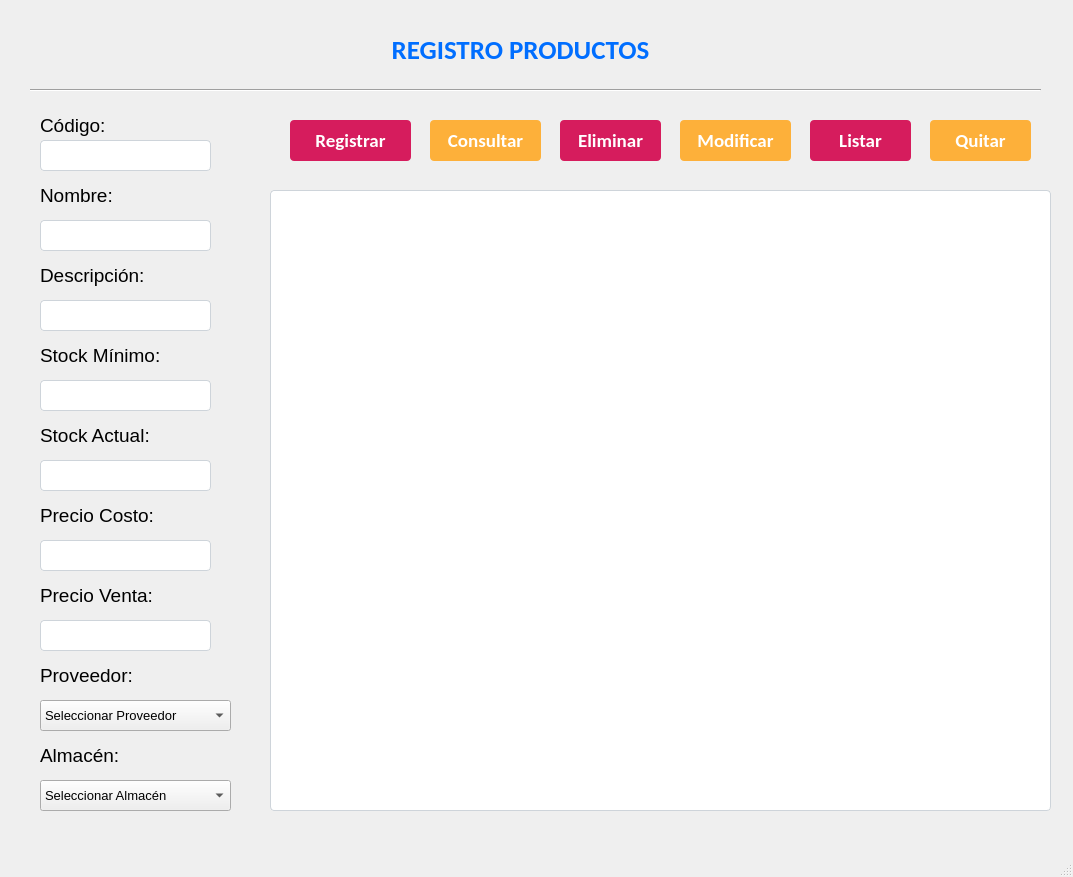
<?xml version="1.0" encoding="UTF-8"?>
<ui version="4.0">
 <class>MainWindow</class>
 <widget class="QMainWindow" name="MainWindow">
  <property name="geometry">
   <rect>
    <x>0</x>
    <y>0</y>
    <width>1073</width>
    <height>877</height>
   </rect>
  </property>
  <property name="windowTitle">
   <string>MainWindow</string>
  </property>
  <widget class="QWidget" name="centralwidget">
   <widget class="QPushButton" name="btnListar">
    <property name="geometry">
     <rect>
      <x>810</x>
      <y>120</y>
      <width>101</width>
      <height>41</height>
     </rect>
    </property>
    <property name="font">
     <font>
      <family>Calibri</family>
      <pointsize>14</pointsize>
      <weight>75</weight>
      <bold>true</bold>
     </font>
    </property>
    <property name="cursor">
     <cursorShape>PointingHandCursor</cursorShape>
    </property>
    <property name="styleSheet">
     <string notr="true">QPushButton {
	background-color:#d61c5d;
	border-radius: 4px;
	color: #ffffff;
	padding: 10px;
}

</string>
    </property>
    <property name="text">
     <string>Listar</string>
    </property>
   </widget>
   <widget class="QPushButton" name="btnEliminar">
    <property name="geometry">
     <rect>
      <x>560</x>
      <y>120</y>
      <width>101</width>
      <height>41</height>
     </rect>
    </property>
    <property name="font">
     <font>
      <family>Calibri</family>
      <pointsize>14</pointsize>
      <weight>75</weight>
      <bold>true</bold>
     </font>
    </property>
    <property name="cursor">
     <cursorShape>PointingHandCursor</cursorShape>
    </property>
    <property name="styleSheet">
     <string notr="true">QPushButton {
	background-color:#d61c5d;
	border-radius: 4px;
	color: #ffffff;
	padding: 10px;
}

</string>
    </property>
    <property name="text">
     <string>Eliminar</string>
    </property>
   </widget>
   <widget class="QPushButton" name="btnModificar">
    <property name="geometry">
     <rect>
      <x>680</x>
      <y>120</y>
      <width>111</width>
      <height>41</height>
     </rect>
    </property>
    <property name="font">
     <font>
      <family>Calibri</family>
      <pointsize>14</pointsize>
      <weight>75</weight>
      <bold>true</bold>
     </font>
    </property>
    <property name="cursor">
     <cursorShape>PointingHandCursor</cursorShape>
    </property>
    <property name="styleSheet">
     <string notr="true">QPushButton {
	background-color:#fdb03a;
	border-radius: 4px;
	color: #ffffff;
	padding: 10px;
}

</string>
    </property>
    <property name="text">
     <string>Modificar</string>
    </property>
   </widget>
   <widget class="QPushButton" name="btnRegistrar">
    <property name="geometry">
     <rect>
      <x>290</x>
      <y>120</y>
      <width>121</width>
      <height>41</height>
     </rect>
    </property>
    <property name="font">
     <font>
      <family>Calibri</family>
      <pointsize>14</pointsize>
      <weight>75</weight>
      <italic>false</italic>
      <bold>true</bold>
     </font>
    </property>
    <property name="cursor">
     <cursorShape>PointingHandCursor</cursorShape>
    </property>
    <property name="styleSheet">
     <string notr="true">QPushButton {
	background-color:#d61c5d;
	border-radius: 4px;
	color: #ffffff;
	padding: 10px;
}
</string>
    </property>
    <property name="text">
     <string>Registrar</string>
    </property>
   </widget>
   <widget class="QPushButton" name="btnQuitar">
    <property name="geometry">
     <rect>
      <x>930</x>
      <y>120</y>
      <width>101</width>
      <height>41</height>
     </rect>
    </property>
    <property name="font">
     <font>
      <family>Calibri</family>
      <pointsize>14</pointsize>
      <weight>75</weight>
      <bold>true</bold>
     </font>
    </property>
    <property name="cursor">
     <cursorShape>PointingHandCursor</cursorShape>
    </property>
    <property name="styleSheet">
     <string notr="true">QPushButton {
	background-color:#fdb03a;
	border-radius: 4px;
	color: #ffffff;
	padding: 10px;
}

</string>
    </property>
    <property name="text">
     <string>Quitar</string>
    </property>
   </widget>
   <widget class="QPushButton" name="btnConsultar">
    <property name="geometry">
     <rect>
      <x>430</x>
      <y>120</y>
      <width>111</width>
      <height>41</height>
     </rect>
    </property>
    <property name="font">
     <font>
      <family>Calibri</family>
      <pointsize>14</pointsize>
      <weight>75</weight>
      <bold>true</bold>
     </font>
    </property>
    <property name="cursor">
     <cursorShape>PointingHandCursor</cursorShape>
    </property>
    <property name="styleSheet">
     <string notr="true">QPushButton {
	background-color:#fdb03a;
	border-radius: 4px;
	color: #ffffff;
	padding: 10px;
}

</string>
    </property>
    <property name="text">
     <string>Consultar</string>
    </property>
   </widget>
   <widget class="Line" name="line">
    <property name="geometry">
     <rect>
      <x>30</x>
      <y>80</y>
      <width>1011</width>
      <height>20</height>
     </rect>
    </property>
    <property name="orientation">
     <enum>Qt::Horizontal</enum>
    </property>
   </widget>
   <widget class="QLineEdit" name="txtStockMinimo">
    <property name="geometry">
     <rect>
      <x>40</x>
      <y>380</y>
      <width>171</width>
      <height>31</height>
     </rect>
    </property>
    <property name="font">
     <font>
      <pointsize>10</pointsize>
     </font>
    </property>
    <property name="styleSheet">
     <string notr="true">QLineEdit {
	background-color: rgb(255, 255, 255);
	border-radius: 4px;
	padding: 6px;
	border: 1px solid #ced4da;
}

QLineEdit:focus {
	border: 1px solid #8a9197;
}</string>
    </property>
   </widget>
   <widget class="QLineEdit" name="txtPrecioCosto">
    <property name="geometry">
     <rect>
      <x>40</x>
      <y>540</y>
      <width>171</width>
      <height>31</height>
     </rect>
    </property>
    <property name="font">
     <font>
      <pointsize>10</pointsize>
     </font>
    </property>
    <property name="styleSheet">
     <string notr="true">QLineEdit {
	background-color: rgb(255, 255, 255);
	border-radius: 4px;
	padding: 6px;
	border: 1px solid #ced4da;
}

QLineEdit:focus {
	border: 1px solid #8a9197;
}</string>
    </property>
   </widget>
   <widget class="QLineEdit" name="txtDescripcion">
    <property name="geometry">
     <rect>
      <x>40</x>
      <y>300</y>
      <width>171</width>
      <height>31</height>
     </rect>
    </property>
    <property name="font">
     <font>
      <pointsize>10</pointsize>
     </font>
    </property>
    <property name="styleSheet">
     <string notr="true">QLineEdit {
	background-color: rgb(255, 255, 255);
	border-radius: 4px;
	padding: 6px;
	border: 1px solid #ced4da;
}

QLineEdit:focus {
	border: 1px solid #8a9197;
}</string>
    </property>
   </widget>
   <widget class="QLineEdit" name="txtStockActual">
    <property name="geometry">
     <rect>
      <x>40</x>
      <y>460</y>
      <width>171</width>
      <height>31</height>
     </rect>
    </property>
    <property name="font">
     <font>
      <pointsize>10</pointsize>
     </font>
    </property>
    <property name="styleSheet">
     <string notr="true">QLineEdit {
	background-color: rgb(255, 255, 255);
	border-radius: 4px;
	padding: 6px;
	border: 1px solid #ced4da;
}

QLineEdit:focus {
	border: 1px solid #8a9197;
}</string>
    </property>
   </widget>
   <widget class="QLineEdit" name="txtNombre">
    <property name="geometry">
     <rect>
      <x>40</x>
      <y>220</y>
      <width>171</width>
      <height>31</height>
     </rect>
    </property>
    <property name="font">
     <font>
      <pointsize>10</pointsize>
     </font>
    </property>
    <property name="focusPolicy">
     <enum>Qt::StrongFocus</enum>
    </property>
    <property name="styleSheet">
     <string notr="true">QLineEdit {
	background-color: rgb(255, 255, 255);
	border-radius: 4px;
	padding: 6px;
	border: 1px solid #ced4da;
}

QLineEdit:focus {
	border: 1px solid #8a9197;
}</string>
    </property>
   </widget>
   <widget class="QTableWidget" name="tblProductos">
    <property name="geometry">
     <rect>
      <x>270</x>
      <y>190</y>
      <width>781</width>
      <height>621</height>
     </rect>
    </property>
    <property name="styleSheet">
     <string notr="true">QTableWidget {
	background-color: rgb(255, 255, 255);
	border-radius: 4px;
	padding: 6px;
	border: 1px solid #ced4da;
}</string>
    </property>
   </widget>
   <widget class="QLabel" name="label">
    <property name="geometry">
     <rect>
      <x>40</x>
      <y>30</y>
      <width>961</width>
      <height>41</height>
     </rect>
    </property>
    <property name="font">
     <font>
      <family>Calibri</family>
      <pointsize>20</pointsize>
      <weight>75</weight>
      <bold>true</bold>
     </font>
    </property>
    <property name="styleSheet">
     <string notr="true"/>
    </property>
    <property name="text">
     <string>&lt;html&gt;&lt;head/&gt;&lt;body&gt;&lt;p align=&quot;center&quot;&gt;&lt;span style=&quot; color:#006eff;&quot;&gt;REGISTRO PRODUCTOS&lt;/span&gt;&lt;/p&gt;&lt;/body&gt;&lt;/html&gt;</string>
    </property>
   </widget>
   <widget class="QLabel" name="label_9">
    <property name="geometry">
     <rect>
      <x>40</x>
      <y>110</y>
      <width>71</width>
      <height>31</height>
     </rect>
    </property>
    <property name="font">
     <font>
      <family>MS Shell Dlg 2</family>
      <pointsize>14</pointsize>
      <weight>50</weight>
      <bold>false</bold>
     </font>
    </property>
    <property name="text">
     <string>&lt;html&gt;&lt;head/&gt;&lt;body&gt;&lt;p&gt;Código:&lt;/p&gt;&lt;/body&gt;&lt;/html&gt;</string>
    </property>
   </widget>
   <widget class="QLabel" name="label_11">
    <property name="geometry">
     <rect>
      <x>40</x>
      <y>180</y>
      <width>111</width>
      <height>31</height>
     </rect>
    </property>
    <property name="font">
     <font>
      <family>MS Shell Dlg 2</family>
      <pointsize>14</pointsize>
      <weight>50</weight>
      <bold>false</bold>
     </font>
    </property>
    <property name="text">
     <string>&lt;html&gt;&lt;head/&gt;&lt;body&gt;&lt;p&gt;Nombre:&lt;/p&gt;&lt;/body&gt;&lt;/html&gt;</string>
    </property>
   </widget>
   <widget class="QLabel" name="label_12">
    <property name="geometry">
     <rect>
      <x>40</x>
      <y>260</y>
      <width>151</width>
      <height>31</height>
     </rect>
    </property>
    <property name="font">
     <font>
      <family>MS Shell Dlg 2</family>
      <pointsize>14</pointsize>
      <weight>50</weight>
      <bold>false</bold>
     </font>
    </property>
    <property name="text">
     <string>&lt;html&gt;&lt;head/&gt;&lt;body&gt;&lt;p&gt;Descripción:&lt;/p&gt;&lt;/body&gt;&lt;/html&gt;</string>
    </property>
   </widget>
   <widget class="QLabel" name="label_13">
    <property name="geometry">
     <rect>
      <x>40</x>
      <y>340</y>
      <width>151</width>
      <height>31</height>
     </rect>
    </property>
    <property name="font">
     <font>
      <family>MS Shell Dlg 2</family>
      <pointsize>14</pointsize>
      <weight>50</weight>
      <bold>false</bold>
     </font>
    </property>
    <property name="text">
     <string>&lt;html&gt;&lt;head/&gt;&lt;body&gt;&lt;p&gt;Stock Mínimo:&lt;/p&gt;&lt;/body&gt;&lt;/html&gt;</string>
    </property>
   </widget>
   <widget class="QLabel" name="label_14">
    <property name="geometry">
     <rect>
      <x>40</x>
      <y>500</y>
      <width>151</width>
      <height>31</height>
     </rect>
    </property>
    <property name="font">
     <font>
      <family>MS Shell Dlg 2</family>
      <pointsize>14</pointsize>
      <weight>50</weight>
      <bold>false</bold>
     </font>
    </property>
    <property name="text">
     <string>&lt;html&gt;&lt;head/&gt;&lt;body&gt;&lt;p&gt;Precio Costo:&lt;/p&gt;&lt;/body&gt;&lt;/html&gt;</string>
    </property>
   </widget>
   <widget class="QLabel" name="label_15">
    <property name="geometry">
     <rect>
      <x>40</x>
      <y>420</y>
      <width>151</width>
      <height>31</height>
     </rect>
    </property>
    <property name="font">
     <font>
      <family>MS Shell Dlg 2</family>
      <pointsize>14</pointsize>
      <weight>50</weight>
      <bold>false</bold>
     </font>
    </property>
    <property name="text">
     <string>&lt;html&gt;&lt;head/&gt;&lt;body&gt;&lt;p&gt;Stock Actual:&lt;/p&gt;&lt;/body&gt;&lt;/html&gt;</string>
    </property>
   </widget>
   <widget class="QLineEdit" name="txtCodigo">
    <property name="geometry">
     <rect>
      <x>40</x>
      <y>140</y>
      <width>171</width>
      <height>31</height>
     </rect>
    </property>
    <property name="font">
     <font>
      <pointsize>10</pointsize>
     </font>
    </property>
    <property name="styleSheet">
     <string notr="true">QLineEdit {
	background-color: rgb(255, 255, 255);
	border-radius: 4px;
	padding: 6px;
	border: 1px solid #ced4da;
}

QLineEdit:focus {
	border: 1px solid #8a9197;
}</string>
    </property>
   </widget>
   <widget class="QLineEdit" name="txtPrecioVenta">
    <property name="geometry">
     <rect>
      <x>40</x>
      <y>620</y>
      <width>171</width>
      <height>31</height>
     </rect>
    </property>
    <property name="font">
     <font>
      <pointsize>10</pointsize>
     </font>
    </property>
    <property name="styleSheet">
     <string notr="true">QLineEdit {
	background-color: rgb(255, 255, 255);
	border-radius: 4px;
	padding: 6px;
	border: 1px solid #ced4da;
}

QLineEdit:focus {
	border: 1px solid #8a9197;
}</string>
    </property>
   </widget>
   <widget class="QLabel" name="label_16">
    <property name="geometry">
     <rect>
      <x>40</x>
      <y>580</y>
      <width>151</width>
      <height>31</height>
     </rect>
    </property>
    <property name="font">
     <font>
      <family>MS Shell Dlg 2</family>
      <pointsize>14</pointsize>
      <weight>50</weight>
      <bold>false</bold>
     </font>
    </property>
    <property name="text">
     <string>&lt;html&gt;&lt;head/&gt;&lt;body&gt;&lt;p&gt;Precio Venta:&lt;/p&gt;&lt;/body&gt;&lt;/html&gt;</string>
    </property>
   </widget>
   <widget class="QLabel" name="label_17">
    <property name="geometry">
     <rect>
      <x>40</x>
      <y>660</y>
      <width>121</width>
      <height>31</height>
     </rect>
    </property>
    <property name="font">
     <font>
      <family>MS Shell Dlg 2</family>
      <pointsize>14</pointsize>
      <weight>50</weight>
      <bold>false</bold>
     </font>
    </property>
    <property name="text">
     <string>&lt;html&gt;&lt;head/&gt;&lt;body&gt;&lt;p&gt;Proveedor:&lt;/p&gt;&lt;/body&gt;&lt;/html&gt;</string>
    </property>
   </widget>
   <widget class="QLabel" name="label_18">
    <property name="geometry">
     <rect>
      <x>40</x>
      <y>740</y>
      <width>121</width>
      <height>31</height>
     </rect>
    </property>
    <property name="font">
     <font>
      <family>MS Shell Dlg 2</family>
      <pointsize>14</pointsize>
      <weight>50</weight>
      <bold>false</bold>
     </font>
    </property>
    <property name="text">
     <string>&lt;html&gt;&lt;head/&gt;&lt;body&gt;&lt;p&gt;Almacén:&lt;/p&gt;&lt;/body&gt;&lt;/html&gt;</string>
    </property>
   </widget>
   <widget class="QComboBox" name="cboProveedor">
    <property name="geometry">
     <rect>
      <x>40</x>
      <y>700</y>
      <width>191</width>
      <height>31</height>
     </rect>
    </property>
    <property name="font">
     <font>
      <pointsize>10</pointsize>
     </font>
    </property>
    <property name="cursor">
     <cursorShape>PointingHandCursor</cursorShape>
    </property>
    <item>
     <property name="text">
      <string>Seleccionar Proveedor</string>
     </property>
    </item>
   </widget>
   <widget class="QComboBox" name="cboAlmacen">
    <property name="geometry">
     <rect>
      <x>40</x>
      <y>780</y>
      <width>191</width>
      <height>31</height>
     </rect>
    </property>
    <property name="font">
     <font>
      <pointsize>10</pointsize>
     </font>
    </property>
    <property name="cursor">
     <cursorShape>PointingHandCursor</cursorShape>
    </property>
    <item>
     <property name="text">
      <string>Seleccionar Almacén</string>
     </property>
    </item>
   </widget>
  </widget>
  <widget class="QStatusBar" name="statusbar"/>
 </widget>
 <resources/>
 <connections/>
</ui>
